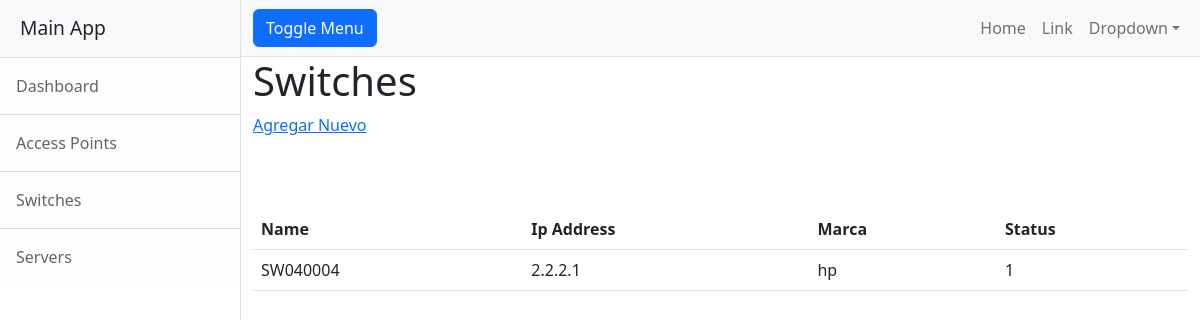
Page /main-app/switches on the committed database.
### MainApp/models.py (models this page shows)
class Switches(models.Model):
    deviceName = models.CharField(max_length=30)
    ipAddress = models.GenericIPAddressField(unique=True)
    marca = models.CharField(max_length=30)
    status = models.IntegerField()

### MainApp/views.py (the view)
# urls.py: path('switches', views.switches, name='Switches'),
def switches(req):
    all_switches = Switches.objects.all()
    return render(req, 'switches.html', {"switches": all_switches})

### MainApp/templates/switches.html
{% extends "base.html" %}
    {% load static %}
    {% block content %}
    <h1> Switches</h1>
    <a href="{% url 'AddSwitch' %}" >Agregar Nuevo</a>
    <br></br>
    <br></br>
    <table class="table">
        <tr><th>Name</th><th>Ip Address</th><th>Marca</th><th>Status</th></tr>
            {% for switch in switches %}
            <tr>
                <td>{{switch.deviceName}}</td>
                <td>{{switch.ipAddress}}</td>
                <td>{{switch.marca}}</td>
                <td>{{switch.status}}</td>
            </tr>
            {% endfor %}
        </table>
    {% endblock %}

### rows in the picture
Switches: deviceName "SW040004", ipAddress "2.2.2.1", marca "hp", status "1"
